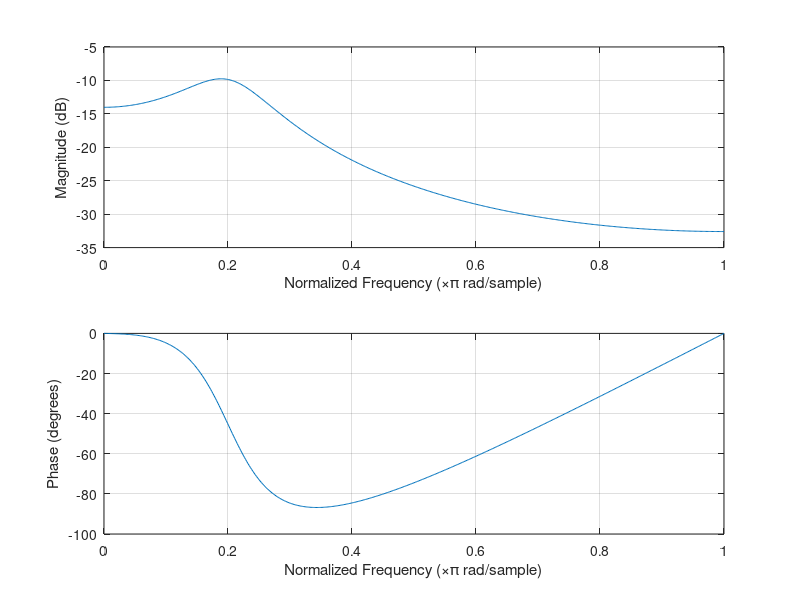
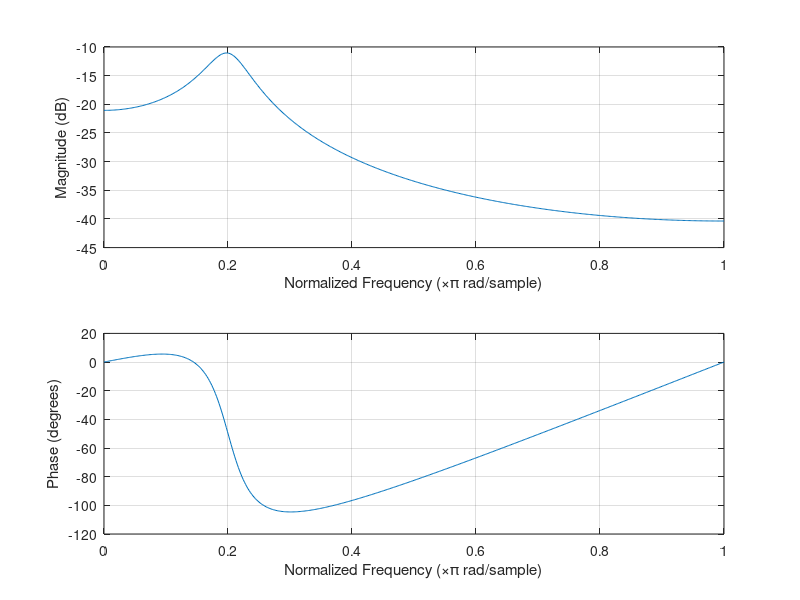
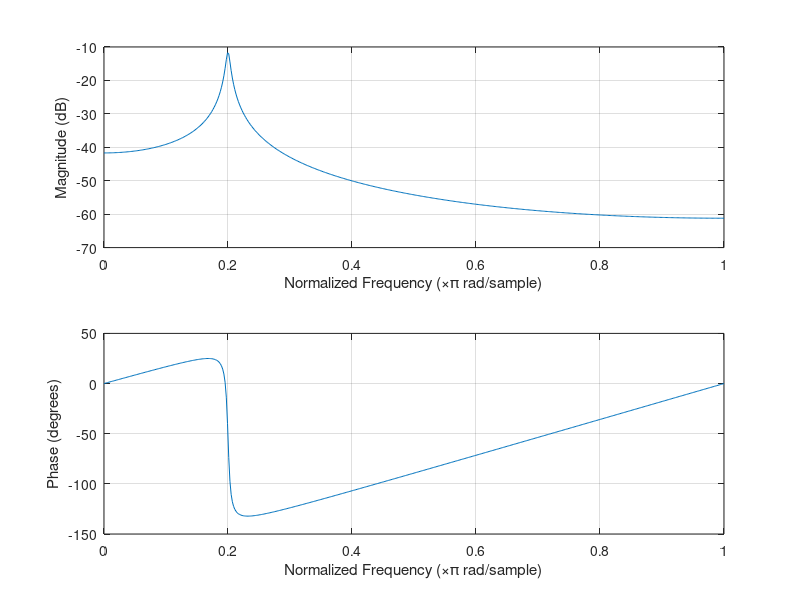
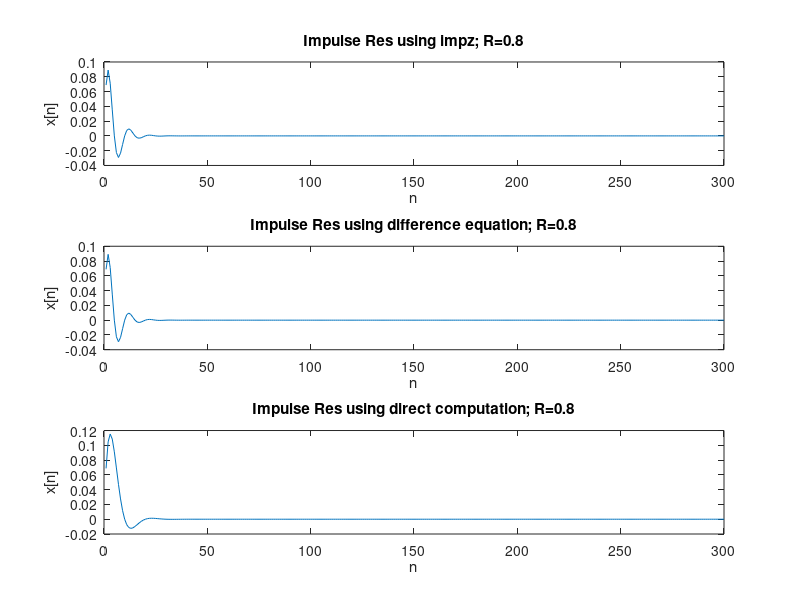

These figures' MATLAB source, in order: (Note: this script raises an error after producing the figures.)
clear all;
close all;
clc;

%% 3-1-a:
clear all;
close all;
clc;

n = 500;
f0 = 500;
fs = 10^4;

w = linspace(0, pi, n);
R = [0.8, 0.9, 0.99];

w0 = f0 * 2 * pi / fs;

for r=R
    % Defining filter params
    G = (1-r)*(1-2*r*cos(w0)+r^2)^.5;
    b = [G];
    a = [1, -2*r*cos(2*w0), r^2];
    
    % Plotting frequency response
    figure('Name', sprintf("R=%d", r));
    freqz(b, a);
end
%% 3-1-b:
clear all;
close all;
clc;

n = 300;
f0 = 500;
fs = 10^4;

w = linspace(0, pi, n);
R = [0.8, 0.9, 0.99];

w0 = f0 * 2 * pi / fs;
y = zeros(1,n);

for r=R
    % Defining filter params
    G = (1-r)*(1-2*r*cos(w0)+r^2)^0.5;
    b = [G];
    a = [1, -2*r*cos(2*w0), r^2];
    
    % Calculation directly

    % hn = zeros(1, n);
    % for k = 1:n
    %     hn(k) = (G/(sin(w0)))*(r^k)*sin(w0*(k + 1));
    % end
    t = 0:n-1;
    hn = (G/(sin(w0))).*r.^t.*sin(w0.*(t + 1));
     
    % Calculating using diff method
    y(1) = G;
    y(2) = -a(2)*y(1);
    for k = 3:n
        y(k) = -a(2)*y(k-1) - a(3)*y(k-2);
    end
    
    % Calculating using impz
    imp_res = impz(b, a, n);
    
    % Plotting results
    figure('Name', sprintf("R=%d", r));
    subplot(3,1,1);
    
    plot(imp_res);
    xlabel('n');
    ylabel('x[n]');
    title(sprintf("Impulse Res using impz; R=%d", r));

    subplot(3,1,2);
    plot(y);
    xlabel('n');
    ylabel('x[n]');
    title(sprintf("Impulse Res using difference equation; R=%d", r));
    
    subplot(3,1,3);
    plot(hn);
    xlabel('n');
    ylabel('x[n]');
    title(sprintf("Impulse Res using direct computation; R=%d", r));
end

%% 3-1-c:
clear all;
close all;
clc;

f0 = 500; % Hz
fs = 10000; % Hz
w  = 2 * pi * f0 / fs;
R = [0.80, 0.90, 0.99];

N = 300;
n  = 0:1:N;
s  = cos (w*n);
v  = randn(1,length(n));
x  = s + v;

figure('Name', 'Noisy Signal');
plot(n, x, 'r');
grid on;
xlabel('n');
ylabel('x[n]');
title('Noisy Signal');

figure("Name", "Filtering Noisy Signal");
for ll = 1:length(R)
    % Defining filter parameters
    G = (1 - R(ll)) * (1 - 2*R(ll)*cos(2*w) + R(ll)^2)^0.5;
    b = G;
    a = [1, -2*R(ll)*cos(w), R(ll)^2];

    % Filtering process
    y = zeros(1,N);
    for mm = 1:N
        if (mm == 1)
            y(mm) = G*x(mm) ;
            w1 = y(1) ;
        elseif(mm == 2)
            y(mm) = -a(2)*w1 + G*x(mm) ;
            w2 = w1;
            w1 = y(2) ;
        else
            y(mm) = -a(2)*w1 - a(3)*w2 + G*x(mm) ;
            w2 = w1;
            w1 = y(mm);
        end
    end
    % Plotting results
    subplot(length(R), 1, ll);
    stem(n, s);
    hold on;
    stem(n(1:end-1), y);
    grid on;
    xlabel('n');
    ylabel('y[n]');
    title("R = " + num2str(R(ll)));
    legend("Pure Input Signal", "Output Signal")
end

%%%
% A larger R value leads to improved results (output closer to the ideal),
% but the settling time increases as R becomes larger.
%% 3-1-d:
clear all;
close all;
clc;

f0 = 500; % Hz
fs = 10000; % Hz
w  = 2 * pi * f0 / fs;
R = [0.80, 0.90, 0.99];
N = 300;
n  = 0:1:N;
s  = cos (w*n);
v  = randn(1,length(n));
x  = s + v;

figure("Name", "Nosie vs Filtered Noise")
subplot(length(R)+1, 1, 1);
plot(n, v, 	"r");
hold on;
grid on;
xlabel('n');
ylabel('v[n]');
title('noise');
legend('v[n]');

for c = 1:length(R)
    % Defining filter parameters
    G = (1 - R(c)) * (1 - 2*R(c)*cos(2*w) + R(c)^2)^0.5;
    b = G;
    a = [1, -2*R(c)*cos(w), R(c)^2];
    
    % Filtering process (difference method)
    y_v = zeros(1,N); % Filter Output
    for mm = 1:N
        if (mm == 1)
            y_v(mm) = G*v(mm) ;
            w1 = y_v(1) ;
        elseif(mm == 2)
            y_v(mm) = -a(2)*w1 + G*v(mm) ;
            w2 = w1;
            w1 = y_v(2) ;
        else
            y_v(mm) = -a(2)*w1 - a(3)*w2 + G*v(mm) ;
            w2 = w1;
            w1 = y_v(mm);
        end
    end
    
    % Plotting results
    subplot(length(R)+1, 1, c+1);
    plot(n(1:end-1), y_v);
    grid on;
    xlabel('n');
    ylabel('y_v[n]');
    title("filtered noise, R = " + num2str(R(c)));
    legend('y_v[n]');
end
%%%
% Applying white noise to a bandpass filter capitalizes on the filter's ability
% to select a specific frequency band. White noise contains power across
% all frequencies. The bandpass filter isolates and emphasizes a single
% frequency from the noise, resulting in a clean sine wave output.
%% 3-1-e:
clear all;
close all;
clc;

f0 = 500; % Hz
fs = 10000; % Hz
w0  = 2 * pi * f0 / fs;
R = [0.80, 0.90, 0.99];
N = 300;
n  = 0:1:N;
s  = cos (w0*n);
v  = randn(1,length(n));
x  = s + v;
for c = 1:length(R)
    % Defining filter parameters
    G = (1 - R(c)) * (1 - 2*R(c)*cos(2*w0) + R(c)^2)^0.5;
    b = G;
    a = [1, -2*R(c)*cos(w0), R(c)^2];
    y_v = zeros(1,N);
    
    % Filtering process (using difference method)
    for mm = 1:N
        if (mm == 1)
            y_v(mm) = G*v(mm) ;
            w1 = y_v(1) ;
        elseif(mm == 2)
            y_v(mm) = -a(2)*w1 + G*v(mm) ;
            w2 = w1;
            w1 = y_v(2) ;
        else
            y_v(mm) = -a(2)*w1 - a(3)*w2 + G*v(mm) ;
            w2 = w1;
            w1 = y_v(mm);
        end
    end
    
    % Noise Reduction Ratio Calculation
    NRR = std(y_v)^2/std(v)^2;
    % NRR_wrong = (1+R(c)^2)/((1+R(c))*(1+2*R(c)*cos(w0)+R(c)^2));
    NRR_tr = (G^2/(2*sin(w0)^2)) * ((1/(1-R(c)^2)) - ...
        ((cos(2*w0)-R(c)^2) / (1-2*R(c)^2*cos(2*w0)+R(c)^4))); %Theoretical value
    
    NRR_energy = sum(impz(b, a, 10^4).^2);
    
    % Displaying NRR results
    fprintf("NRR R=%d:\nUsing variance: %d\nUsing formula: %d\nUsing energy of impulse response: %d\n\n", ...
        R(c), NRR, NRR_tr, NRR_energy);
end
